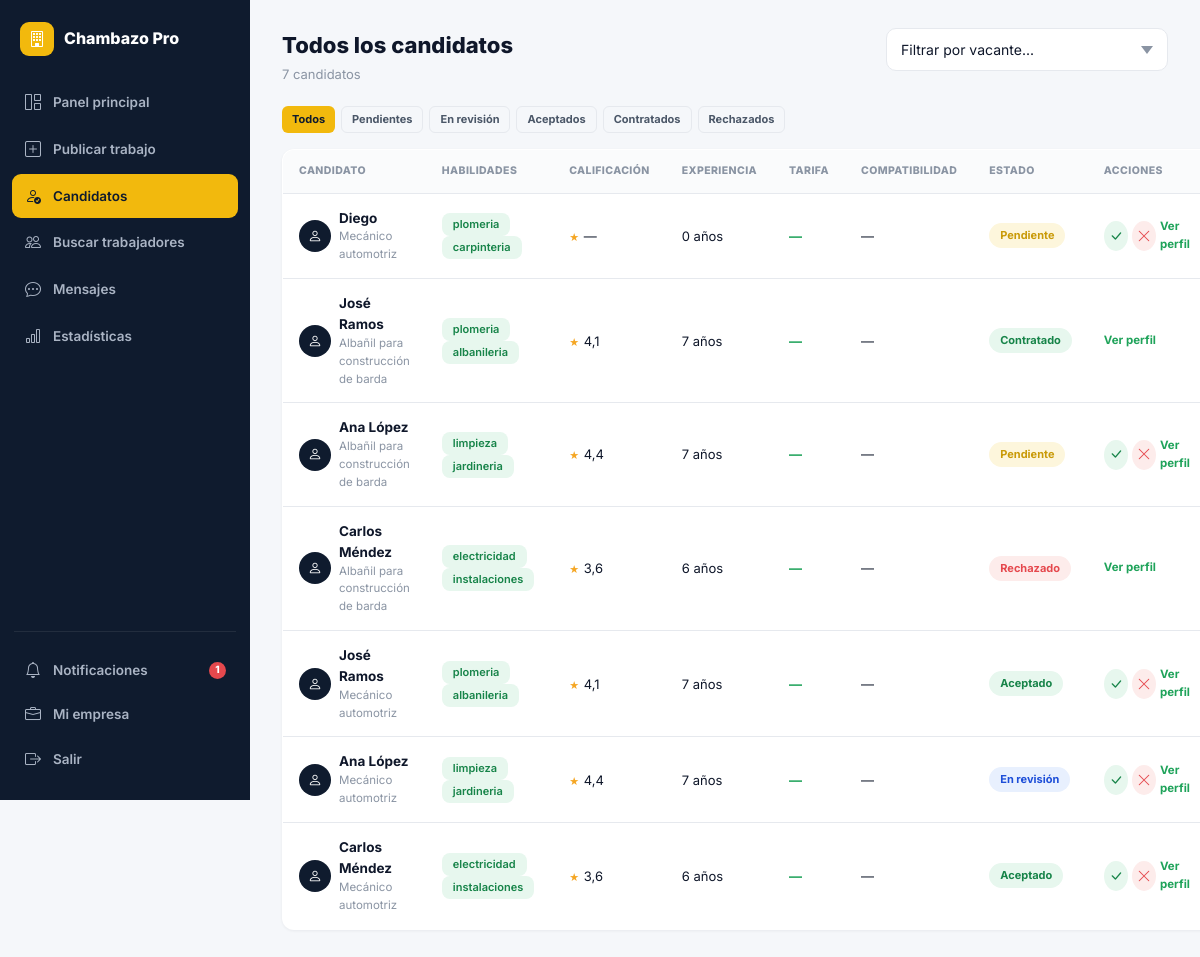
/contratista/candidatos/ (signed in), run on the app's committed database.
### core/models.py (models this page shows, shortened)
class Solicitud(models.Model):
    STATUS_CHOICES = [
        ('pendiente', 'Pendiente'),
        ('en_revision', 'En revisión'),
        ('aceptado', 'Aceptado'),
        ('rechazado', 'Rechazado'),
        ('contratado', 'Contratado'),
        ('en_progreso', 'En progreso'),
        ('completado', 'Completado'),
    ]
    trabajo   = models.ForeignKey(Trabajo, on_delete=models.CASCADE, related_name='solicitudes')
    trabajador= models.ForeignKey(User, on_delete=models.CASCADE, related_name='solicitudes')
    estado    = models.CharField(max_length=20, choices=STATUS_CHOICES, default='pendiente')
    mensaje   = models.TextField(blank=True)
    rapida    = models.BooleanField(default=False)
    tarifa_propuesta = models.DecimalField(max_digits=10, decimal_places=2, null=True, blank=True)
    creado    = models.DateTimeField(auto_now_add=True)
    actualizado = models.DateTimeField(auto_now=True)
    class Meta:
        unique_together = ('trabajo', 'trabajador')
        ordering = ['-creado']
    @property
    def estado_label(self):
        return dict(self.STATUS_CHOICES).get(self.estado, self.estado)

class Trabajo(models.Model):
    ESTADO_VACANTE = [
        ('disponible', 'Disponible'),
        ('en_proceso', 'En proceso'),
        ('ocupada', 'Ocupada'),
    ]
    contratista   = models.ForeignKey(User, on_delete=models.CASCADE, related_name='trabajos_publicados')
    titulo        = models.CharField(max_length=200)
    categoria     = models.CharField(max_length=50, choices=CATEGORY_CHOICES)
    descripcion   = models.TextField()
    requisitos    = models.TextField(blank=True)
    beneficios    = models.TextField(blank=True)
    ubicacion     = models.CharField(max_length=200)
    lat           = models.FloatField(null=True, blank=True)
    lng           = models.FloatField(null=True, blank=True)
    presupuesto   = models.DecimalField(max_digits=10, decimal_places=2)
    es_urgente    = models.BooleanField(default=False)
    estado_vacante= models.CharField(max_length=20, choices=ESTADO_VACANTE, default='disponible')
    activo        = models.BooleanField(default=True)
    creado        = models.DateTimeField(auto_now_add=True)
    actualizado   = models.DateTimeField(auto_now=True)
    habilidades_req = models.JSONField(default=list, blank=True)
    vistas        = models.PositiveIntegerField(default=0)
    modalidad     = models.CharField(max_length=20, choices=[
        ('presencial','Presencial'), ('remoto','Remoto'), ('hibrido','Híbrido')
    ], default='presencial')
    duracion      = models.CharField(max_length=100, blank=True,
                                     help_text='Ej: 3 días, 1 semana')
    verificacion_requerida = models.BooleanField(default=False)
    pagado        = models.BooleanField(default=False)
    fecha_pago    = models.DateTimeField(null=True, blank=True)
    class Meta:
        ordering = ['-creado']

class UserProfile(models.Model):
    ROL_CHOICES = [('trabajador', 'Trabajador'), ('contratista', 'Contratista')]
    user        = models.OneToOneField(User, on_delete=models.CASCADE, related_name='profile')
    rol         = models.CharField(max_length=20, choices=ROL_CHOICES)
    telefono    = models.CharField(max_length=20, blank=True)
    ubicacion   = models.CharField(max_length=100, blank=True)
    lat         = models.FloatField(null=True, blank=True)
    lng         = models.FloatField(null=True, blank=True)
    descripcion = models.TextField(blank=True)
    habilidades = models.JSONField(default=list, blank=True)
    empresa     = models.CharField(max_length=100, blank=True)
    foto        = models.ImageField(upload_to='fotos/', null=True, blank=True)
    verificado  = models.BooleanField(default=False)
    calificacion= models.FloatField(default=0.0)
    total_trabajos = models.IntegerField(default=0)
    notif_email = models.BooleanField(default=True)
    notif_sistema = models.BooleanField(default=True)
    disponible  = models.BooleanField(default=True)   # activo para contratar
    tarifa_hora = models.DecimalField(max_digits=8, decimal_places=2, null=True, blank=True)
    experiencia_anos = models.PositiveIntegerField(default=0)
    portfolio_url = models.URLField(blank=True)

### core/views.py (the view)
# urls.py: path('contratista/candidatos/', views.candidatos_general, name='candidatos_general'),
@login_required
def candidatos_general(request):
    trabajos_ids = Trabajo.objects.filter(contratista=request.user).values_list('id', flat=True)
    qs = Solicitud.objects.filter(trabajo_id__in=trabajos_ids).select_related('trabajador__profile', 'trabajo')
    estado = request.GET.get('estado', '')
    if estado:
        qs = qs.filter(estado=estado)
    trabajos = Trabajo.objects.filter(contratista=request.user, activo=True)
    ctx = ctx_base(request)
    ctx.update({'solicitudes': qs, 'trabajo': None, 'trabajos_propios': trabajos, 'active': 'candidatos'})
    return render(request, 'core/candidatos.html', ctx)

### core/views.py (called while the page is built)
def ctx_base(request):
    ctx = {'GOOGLE_MAPS_KEY': settings.GOOGLE_MAPS_API_KEY}
    if request.user.is_authenticated:
        ctx['notif_count'] = Notificacion.objects.filter(usuario=request.user, leida=False).count()
        if request.user.profile.rol == 'trabajador':
            ctx['urgentes_count'] = Trabajo.objects.filter(activo=True, es_urgente=True).count()
            ctx['solicitudes_pend_count'] = Solicitud.objects.filter(
                trabajador=request.user, estado__in=['pendiente', 'en_revision']).count()
    return ctx

### core/templates/core/candidatos.html (shortened to what this page needs)
{% extends 'core/base.html' %}
{% block body %}
{% include 'core/_sidebar_contratista.html' %}
<div class="page-hd">
  <div><h1>{% if trabajo %}Candidatos — {{ trabajo.titulo }}{% else %}Todos los candidatos{% endif %}</h1><p>{{ solicitudes|length }} candidato{{ solicitudes|length|pluralize }}</p></div>
  {% if not trabajo and trabajos_propios %}
  <select onchange="if(this.value)window.location=this.value" class="form-control" style="width:auto;">
    <option value="">Filtrar por vacante...</option>
  </select>
  {% endif %}
</div>
<div style="display:flex;flex-wrap:wrap;gap:6px;margin-bottom:16px;">
  <a href="?" class="btn {% if not request.GET.estado %}btn-y{% else %}btn-outline{% endif %} btn-xs">Todos</a>
  <a href="?estado=pendiente" class="btn {% if request.GET.estado == 'pendiente' %}btn-y{% else %}btn-outline{% endif %} btn-xs">Pendientes</a>
  <a href="?estado=en_revision" class="btn {% if request.GET.estado == 'en_revision' %}btn-y{% else %}btn-outline{% endif %} btn-xs">En revisión</a>
  <a href="?estado=aceptado" class="btn {% if request.GET.estado == 'aceptado' %}btn-y{% else %}btn-outline{% endif %} btn-xs">Aceptados</a>
  <a href="?estado=contratado" class="btn {% if request.GET.estado == 'contratado' %}btn-y{% else %}btn-outline{% endif %} btn-xs">Contratados</a>
  <a href="?estado=rechazado" class="btn {% if request.GET.estado == 'rechazado' %}btn-y{% else %}btn-outline{% endif %} btn-xs">Rechazados</a>
</div>
{% if solicitudes %}
<table class="data-table">
  <thead><tr><th>Candidato</th><th>Habilidades</th><th>Calificación</th><th>Experiencia</th><th>Tarifa</th><th>Compatibilidad</th><th>Estado</th><th>Acciones</th></tr></thead>
  <tbody>
    {% for sol in solicitudes %}
    <tr>
      <td>
        <div class="flex-c gap-8">
          <div class="conv-av" style="width:32px;height:32px;">{% if sol.trabajador.profile.foto %}<img src="{{ sol.trabajador.profile.foto.url }}" style="width:32px;height:32px;border-radius:50%;object-fit:cover;">{% else %}<i class="bi bi-person" style="font-size:14px;"></i>{% endif %}</div>
          <div>
            <a href="{% url 'perfil_publico' sol.trabajador.pk %}" class="dt-title" style="color:var(--dark);">{{ sol.trabajador.get_full_name|default:sol.trabajador.username }}</a>
            {% if not trabajo %}<div class="dt-sub">{{ sol.trabajo.titulo }}</div>{% endif %}
          </div>
        </div>
      </td>
      <td>{% for h in sol.trabajador.profile.habilidades|slice:":2" %}<span class="skill-tag" style="margin-right:3px;">{{ h }}</span>{% endfor %}</td>
      <td><span class="stars" style="font-size:11px;">★</span> {{ sol.trabajador.profile.calificacion|default:"—" }}</td>
      <td>{{ sol.trabajador.profile.experiencia_anos }} años</td>
      <td class="fw-700 t-green">{% if sol.tarifa_propuesta %}${{ sol.tarifa_propuesta }}{% else %}—{% endif %}</td>
      <td>{% with score=sol.trabajador.profile.match_score %}{% if score > 0 %}<span class="match-badge {% if score >= 80 %}match-hi{% elif score >= 50 %}match-md{% else %}match-lo{% endif %}">{{ score }}%</span>{% else %}—{% endif %}{% endwith %}</td>
      <td><span class="est-badge est-{{ sol.estado }}">{{ sol.estado_label }}</span></td>
      <td>
        <div class="flex-c gap-4">
          {% if sol.estado != 'contratado' and sol.estado != 'rechazado' %}
          <a href="{% url 'cambiar_estado_solicitud' sol.pk 'aceptado' %}?next={{ request.path }}" class="btn-icon-circle" style="background:var(--green-light);color:var(--green-dark);" title="Aceptar"><i class="bi bi-check-lg"></i></a>
          <a href="{% url 'cambiar_estado_solicitud' sol.pk 'rechazado' %}?next={{ request.path }}" class="btn-icon-circle" style="background:var(--red-light);color:var(--red);" title="Rechazar"><i class="bi bi-x-lg"></i></a>
          {% endif %}
          <a href="{% url 'perfil_publico' sol.trabajador.pk %}" class="t-xs t-green fw-700">Ver perfil</a>
        </div>
      </td>
    </tr>
    {% endfor %}
  </tbody>
</table>
{% else %}
<div class="empty-state"><div class="empty-icon">👥</div><div class="empty-title">Sin candidatos aún</div><div class="empty-sub">Cuando alguien aplique aparecerá aquí</div></div>
{% endif %}
{% include 'core/_sidebar_close.html' %}
{% endblock %}

### static/css/chambazo.css (style rules this page uses)
:root { --green:#1FA35A; --green-dark:#178449; --green-light:#e7f7ee; --green-glow:rgba(31,163,90,.18); --yellow:#F2B90D; --yellow-dark:#c99a08; --yellow-light:#fdf6dc; --red:#e5484d; --red-light:#fdeceb; --blue:#3b82f6; --blue-light:#e8f0fe; --purple:#8b5cf6; --purple-light:#f1ebfe; --navy:#0f1b2e; --navy-2:#16233a; --navy-3:#1c2c47; --dark:#0f172a; --mid:#4b5768; --muted:#8a94a3; --border:#e6e9ee; --bg:#f5f7fa; --white:#ffffff; --r-sm:8px; --r:12px; --r-lg:16px; --r-xl:22px; --sh:0 1px 3px rgba(15,23,42,.06); --sh-md:0 4px 14px rgba(15,23,42,.08); --sh-lg:0 10px 34px rgba(15,23,42,.12); --sh-xl:0 24px 64px rgba(15,23,42,.18); --font:'Inter',system-ui,sans-serif; --tr:all .18s cubic-bezier(.4,0,.2,1); }
*,*::before,*::after { box-sizing:border-box;margin:0;padding:0 }
html { scroll-behavior:smooth }
body { font-family:var(--font);background:var(--bg);color:var(--dark);line-height:1.55;-webkit-font-smoothing:antialiased }
a { color:inherit;text-decoration:none }
input,textarea,select,button { font-family:inherit }
.t-xs { font-size:11.5px }
.fw-700 { font-weight:700 }
.t-green { color:var(--green) }
.page-hd { display:flex;align-items:flex-start;justify-content:space-between;margin-bottom:22px;gap:14px;flex-wrap:wrap }
.page-hd h1 { font-size:22px;font-weight:800;color:var(--dark) }
.page-hd p { font-size:13px;color:var(--muted);margin-top:2px }
.btn { display:inline-flex;align-items:center;justify-content:center;gap:7px;padding:10px 18px;border-radius:10px;font-size:13.5px;font-weight:700;cursor:pointer;border:none;transition:var(--tr);white-space:nowrap }
.btn-y { background:var(--yellow);color:var(--navy) }
.btn-outline { background:none;border:1.5px solid var(--border);color:var(--mid) }
.btn-xs { padding:4px 10px;font-size:11px;border-radius:6px }
.btn-icon-circle { width:30px;height:30px;border-radius:50%;padding:0;display:inline-flex;align-items:center;justify-content:center;font-size:14px }
.form-control { width:100%;padding:11px 14px;border-radius:10px;border:1.5px solid var(--border);font-size:14px;color:var(--dark);background:#fff;transition:var(--tr);outline:none }
.form-control::placeholder { color:var(--muted) }
select.form-control { appearance:none;background-repeat:no-repeat;background-position:right 14px center;padding-right:34px }
.skill-tag { display:inline-flex;align-items:center;padding:3px 11px;border-radius:8px;background:var(--green-light);color:var(--green-dark);font-size:11px;font-weight:600 }
.est-badge { display:inline-flex;align-items:center;gap:4px;padding:4px 11px;border-radius:99px;font-size:11px;font-weight:700 }
.est-disponible,.est-aceptado,.est-contratado,.est-activo,.est-pagado { background:var(--green-light);color:var(--green-dark) }
.est-en_proceso,.est-pendiente { background:var(--yellow-light);color:var(--yellow-dark) }
.est-ocupada,.est-rechazado { background:var(--red-light);color:var(--red) }
.est-en_revision { background:var(--blue-light);color:#1d4ed8 }
.data-table { width:100%;border-collapse:collapse;background:#fff;border-radius:var(--r);overflow:hidden;box-shadow:var(--sh);border:1px solid var(--border) }
.data-table thead th { text-align:left;font-size:10.5px;font-weight:800;color:var(--muted);letter-spacing:.4px; text-transform:uppercase;padding:13px 16px;border-bottom:1px solid var(--border);background:#fafbfc; }
.data-table tbody td { padding:14px 16px;border-bottom:1px solid var(--border);font-size:13px;vertical-align:middle }
.data-table tbody tr:last-child td { border-bottom:none }
.dt-title { font-weight:700;color:var(--dark);font-size:13.5px }
.dt-sub { font-size:11.5px;color:var(--muted) }
.conv-av { width:38px;height:38px;border-radius:50%;background:var(--navy);color:#fff;display:flex;align-items:center;justify-content:center;font-size:15px;flex-shrink:0;overflow:hidden }
.flex-c { display:flex;align-items:center }
.gap-4 { gap:4px }
.gap-8 { gap:8px }
.stars { color:#f5a623;font-size:13px;letter-spacing:1px }

### data on the page
Solicitud: trabajador.get_full_name "Diego", trabajo.titulo "Mecánico automotriz", habilidades "plomeria" "carpinteria", trabajador.profile.calificacion "—", trabajador.profile.experiencia_anos "0", estado_label "Pendiente"
Solicitud: trabajador.get_full_name "José Ramos", trabajo.titulo "Albañil para construcción de barda", habilidades "plomeria" "albanileria", trabajador.profile.calificacion "4,1", trabajador.profile.experiencia_anos "7", estado_label "Contratado"
Solicitud: trabajador.get_full_name "Ana López", trabajo.titulo "Albañil para construcción de barda", habilidades "limpieza" "jardineria", trabajador.profile.calificacion "4,4", trabajador.profile.experiencia_anos "7", estado_label "Pendiente"
Solicitud: trabajador.get_full_name "Carlos Méndez", trabajo.titulo "Albañil para construcción de barda", habilidades "electricidad" "instalaciones", trabajador.profile.calificacion "3,6", trabajador.profile.experiencia_anos "6", estado_label "Rechazado"
Solicitud: trabajador.get_full_name "José Ramos", trabajo.titulo "Mecánico automotriz", habilidades "plomeria" "albanileria", trabajador.profile.calificacion "4,1", trabajador.profile.experiencia_anos "7", estado_label "Aceptado"
Solicitud: trabajador.get_full_name "Ana López", trabajo.titulo "Mecánico automotriz", habilidades "limpieza" "jardineria", trabajador.profile.calificacion "4,4", trabajador.profile.experiencia_anos "7", estado_label "En revisión"
Solicitud: trabajador.get_full_name "Carlos Méndez", trabajo.titulo "Mecánico automotriz", habilidades "electricidad" "instalaciones", trabajador.profile.calificacion "3,6", trabajador.profile.experiencia_anos "6", estado_label "Aceptado"

### other printed values
{{ notif_count }} "1"
{{ solicitudes|length }} "7"
